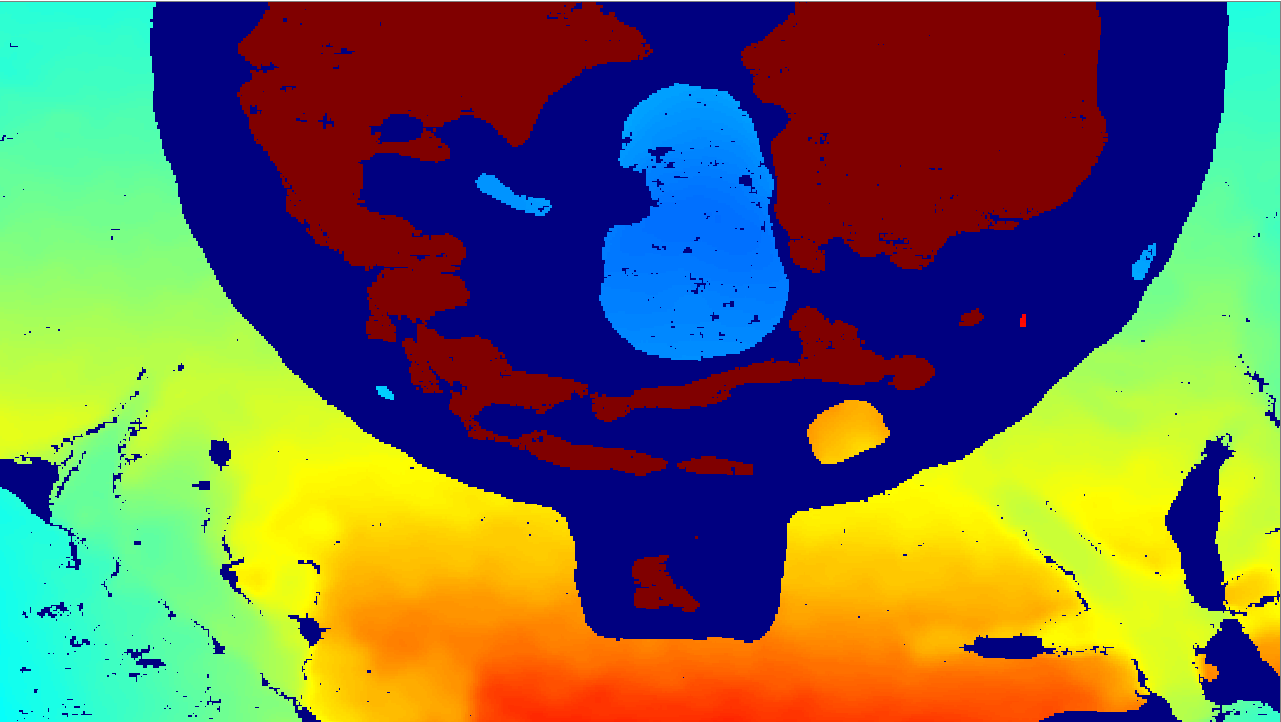
#> input picture docs/imgs/depth.png, 1281 x 722 px, found by its file name
$ jupyter execute --allow-errors '3D thresholding.ipynb'
#> lines starting #> are read from the running program, lines starting #| are printed output that depends on the picture; after the words box and inside, x2 and y2 are one past the last pixel; in counts of white or black regions, pixels touching at a corner belong together
[cell 1]
import cv2
import numpy as np
import time
import os
from random import shuffle
from random import randint

DIVISOR = 16 #8 16 32 64

[cell 2]
def viewImage(img):
    cv2.imshow("image",img)
    cv2.waitKey(0)
    cv2.destroyAllWindows()

[cell 3]
#ranges of hsv colors that can be identified
#[ 93 235 234] [133 275 274] close-up blue

def object_mask(hsv_img):
    keepl = np.array([93, 235, 234])
    keeph = np.array([133, 275, 274])
    keep_mask = cv2.inRange(hsv_img, keepl, keeph)
    hsv_img[keep_mask > 0] = ([255,255,255])

    return hsv_img

[cell 4]
def shearing(img, y, x, h, w, background_img):


    left = img[y:y+h, x:x+int(w/2)]
    right = img[y:y+h, x+int(w/2):x+w]

    img[y:y+h, x:x+w] = background_img[y:y+h, x:x+w]

    viewImage(img)

    random_y = randint(0, 360)
    random_x = randint(0, 640)

    r_y = randint(0, 360)
    r_x = randint(0, 640)

    #make sure they don't leave the boundaries of the image

    if random_y + h  > 360:
        random_y = 360 - h

    if random_x + w  > 640:
        random_x = 640 - w

    if r_y + h  > 360:
        r_y = 360 - h

    if r_x + w  > 640:
        r_x = 640 - w

    img[random_y:random_y+h, random_x:random_x+int(w/2)] = left
    viewImage(img)
    img[r_y:r_y+h, r_x+int(w/2):r_x+w] = right
    viewImage(img)

    return img

[cell 5]
def img_cuber(img, y, x, h, w, background_img):
    height_div = int(360 / DIVISOR)
    width_div = int(640 / DIVISOR)
    posY = 0
    posX = 0

    img[y:y+h, x:x+w] = background_img[y:y+h, x:x+w]

    cube_img = []

    for i in range(DIVISOR):
        for j in range(DIVISOR):
            roi = img[posY:posY+height_div, posX:posX+width_div]
            posY += height_div
            cube_img.append(roi)

        posX += width_div
        posY = 0


    shuffle(cube_img)

    posY = 0
    posX = 0

    count = 0

    for i in range(DIVISOR):
        for j in range(DIVISOR):
            img[posY:posY+height_div, posX:posX+width_div] = cube_img[count]
#             print(count)
            count += 1
            posY += height_div
            cube_img.append(roi)

        posX += width_div
        posY = 0

#     viewImage(img)

[cell 6]
def main():


    img_depth = cv2.imread("./imgs/depth.png", cv2.IMREAD_COLOR)
#> img_depth is the input picture: shape (722, 1281, 3); mean B, G, R 84.1, 108.7, 109.1
    img_color = cv2.imread("./imgs/color.png", cv2.IMREAD_COLOR)
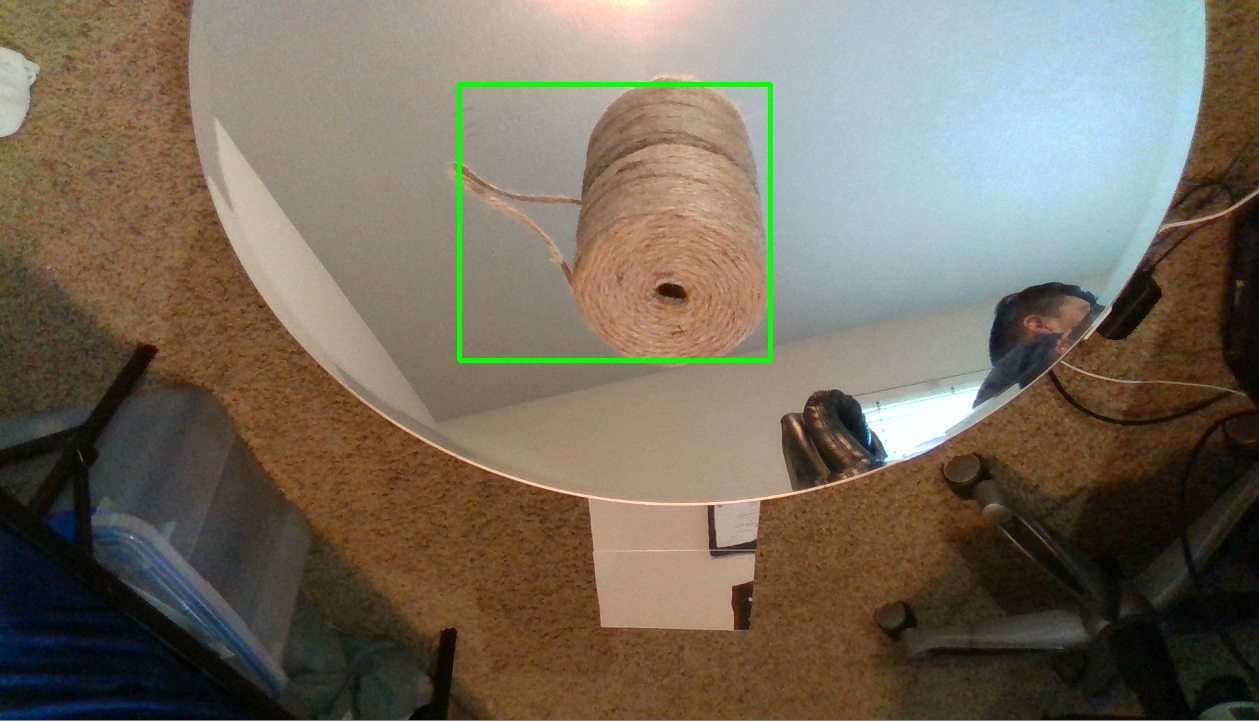
#> input picture docs/imgs/color.png, 1259 x 721 px, found by its file name
#> img_color is the input picture: shape (721, 1259, 3); mean B, G, R 92.5, 107.8, 117
    background_img = cv2.imread("./imgs/background.jpg", cv2.IMREAD_COLOR)
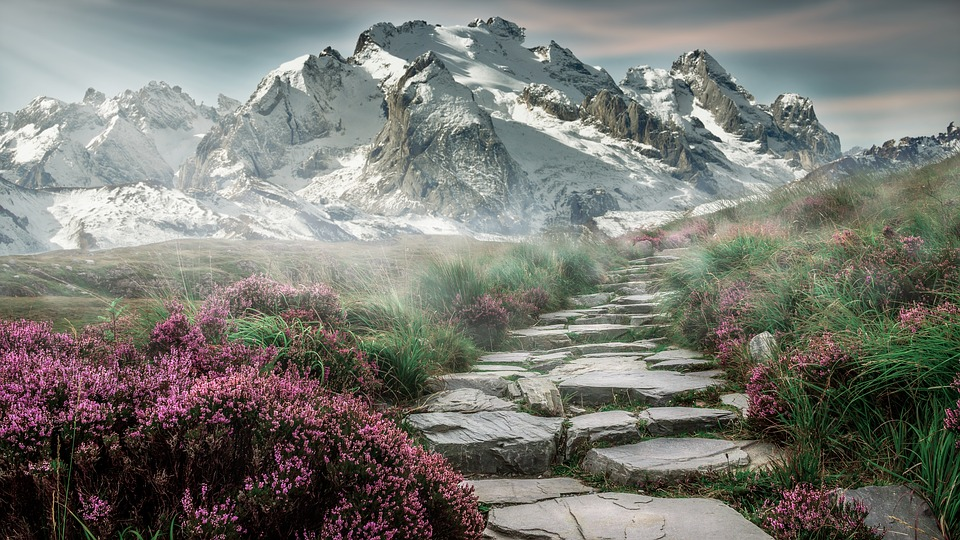
#> input picture Image_processing/Image_resources_data_augmentation/background.jpg, 960 x 540 px, found by its file name
#> background_img is the input picture: shape (540, 960, 3); mean B, G, R 114.7, 121.2, 120.4
    background_img = cv2.resize(background_img,(640,360))
#> background_img: shape (360, 640, 3)

    viewImage(img_depth)
    hsv_depth = cv2.cvtColor(img_depth, cv2.COLOR_BGR2HSV)
#> hsv_depth: shape (722, 1281, 3); mean H, S, V 61.6, 234, 192.3

    hsv_depth = object_mask(hsv_depth)
#> in object_mask, `keep_mask = cv2.inRange(hsv_img, keepl, keeph)`:
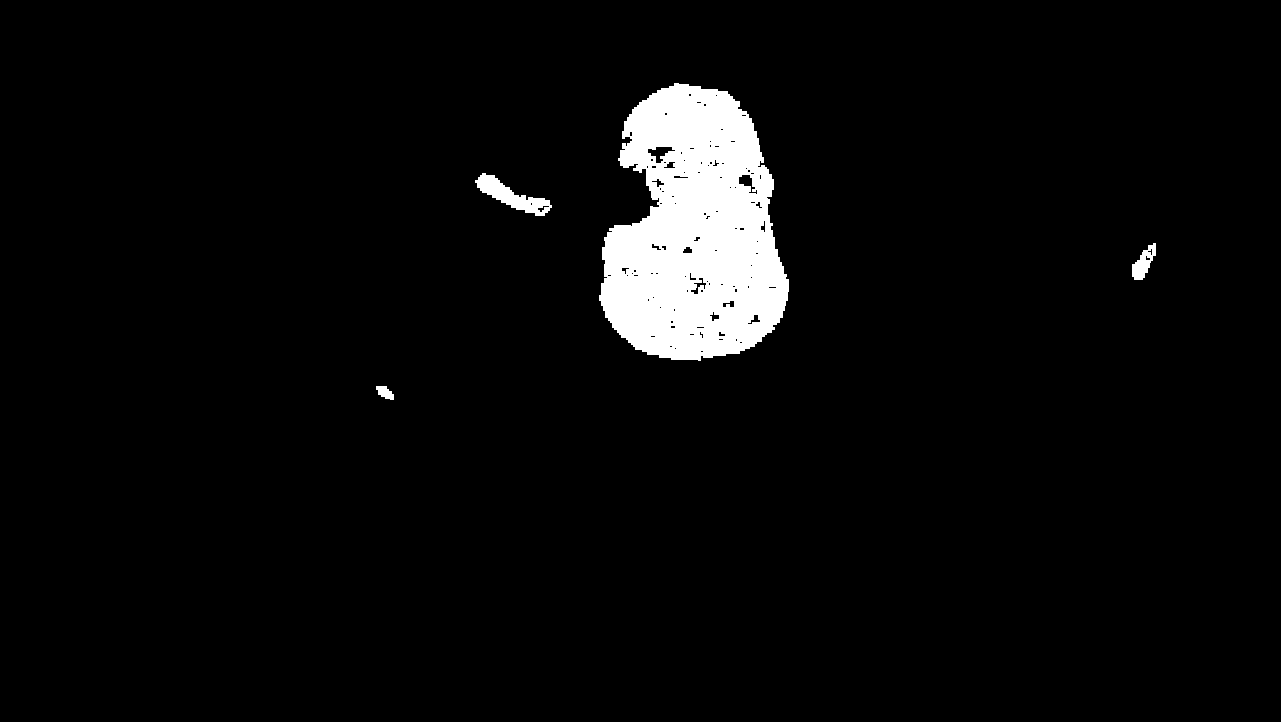
#> keep_mask: shape (722, 1281); 4.3% white; 4 white regions
#> in object_mask, `hsv_img[keep_mask > 0] = ([255,255,255])`: hsv_img: shape (722, 1281, 3); mean H, S, V 68, 234, 192.3
    viewImage(hsv_depth)

    gray_depth = cv2.cvtColor(hsv_depth, cv2.COLOR_BGR2GRAY)
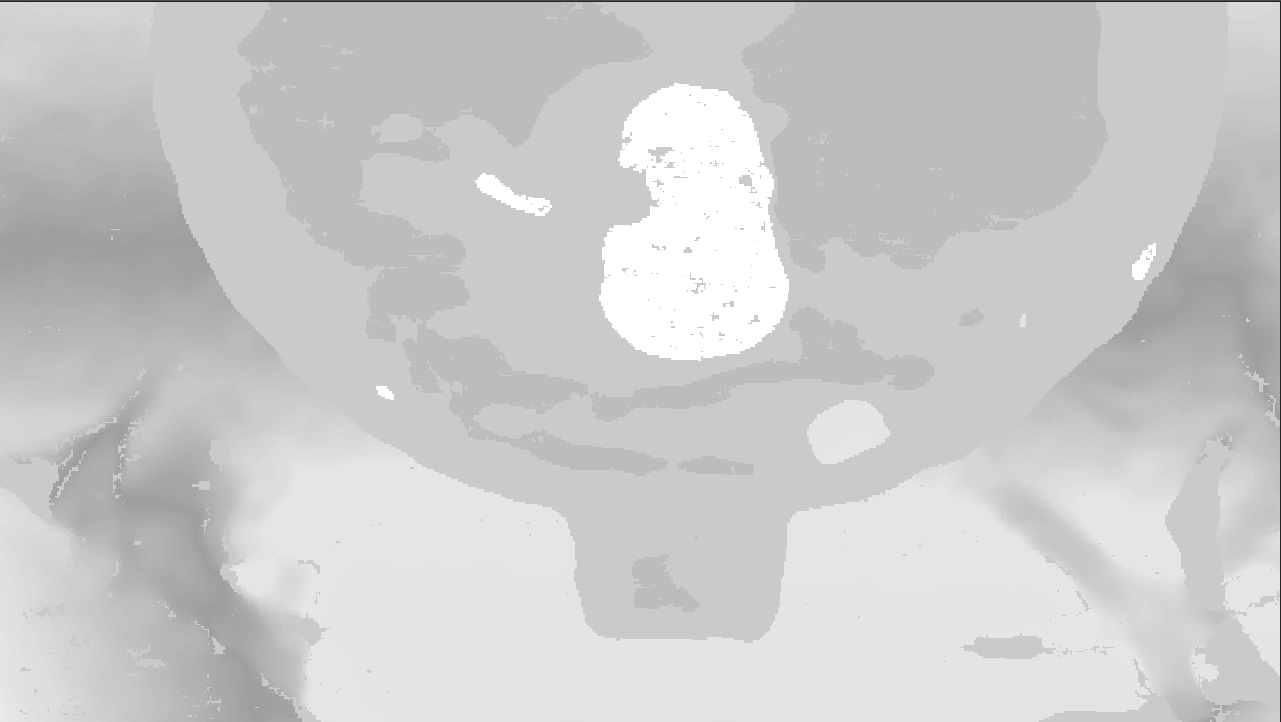
#> gray_depth: shape (722, 1281); min 38, max 255, mean 202.7
    ret, threshold = cv2.threshold(gray_depth, 240,255,0)
    viewImage(threshold)

    contours, hierarchy = cv2.findContours(threshold,cv2.RETR_TREE,cv2.CHAIN_APPROX_NONE)
#> contours = 108 contours, 85 with area under 20; largest, box (x1, y1, x2, y2) and area: (599, 83, 789, 361) 38139, (475, 173, 552, 216) 1136, (1132, 243, 1156, 280) 423, (647, 146, 676, 164) 238, (738, 174, 758, 195) 182

    for c in contours:

        area = cv2.contourArea(c)

        if area > 2000:

            x, y, w, h = cv2.boundingRect(c)
            roi = img_color[y:y+h, x:x+w]
            img2=img_color.copy()
            img3=img_color.copy()
            img_cuber(img2, y, x, h, w, background_img)
            img2[y:y+h, x:x+w]=roi
            background_img[y:y+h, x:x+w]=roi
            img3 = shearing(img3, y, x, h, w, background_img)
            cv2.rectangle(img_color,(x,y),(x+w,y+h),(0,255,0),3)
#> this loop made 8 passes
#> (area, x, y, w, h, height_div in img_cuber, width_div in img_cuber) on pass 8: (38139, 599, 83, 190, 278, 22, 40)
#> area on passes 1, 2, 5, 6: 135.5, 423, 1136, 37
    #cv2.drawContours(img_color, contours, -1, (0,255,0), 3)
#     viewImage(img_color)
    viewImage(img2)
    viewImage(img3)
    viewImage(background_img)
